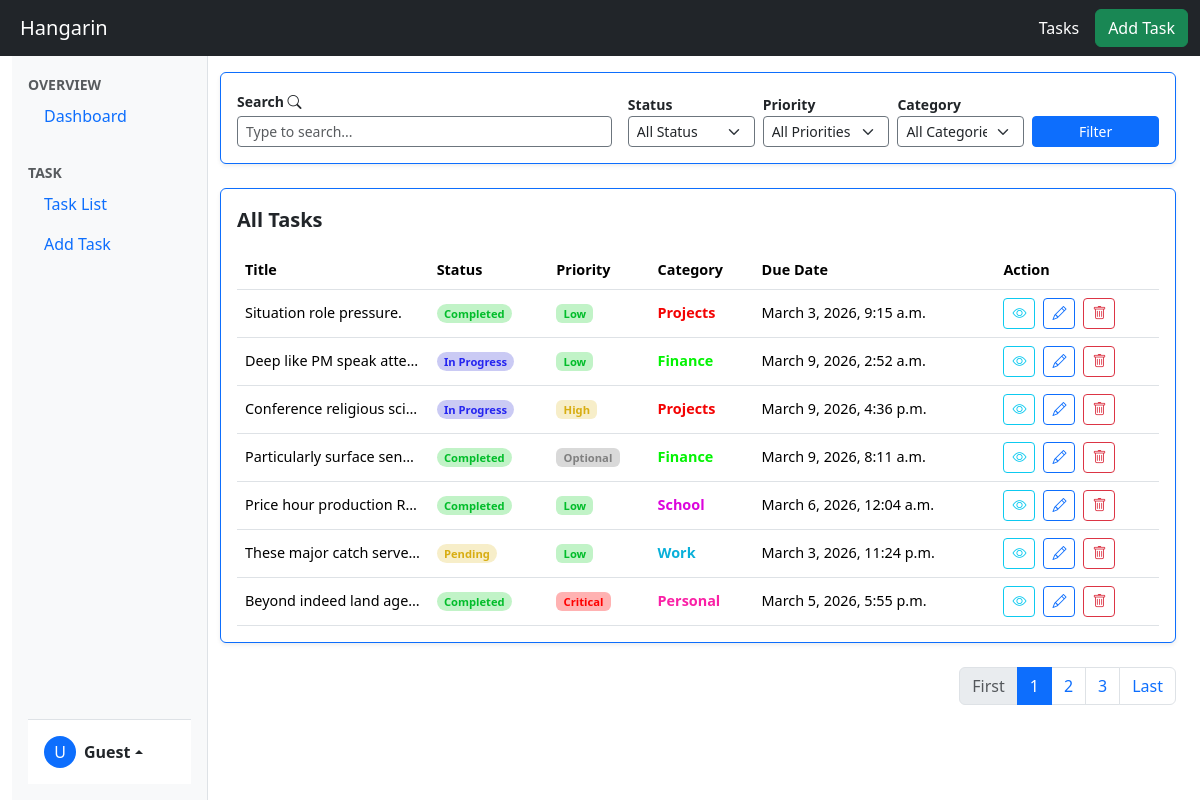
Page /taskList on the committed database.
### Hangarin/models.py (models this page shows, shortened)
class BaseModel(models.Model):
    created_at = models.DateTimeField(auto_now_add=True, db_index=True)
    updated_at = models.DateTimeField(auto_now=True)
    class Meta:
        abstract =True

class Task(BaseModel):
    title = models.CharField(max_length=200)
    description = models.CharField(max_length=500)
    deadline = models.DateTimeField(default=timezone.now)
    status = models.CharField(
        max_length=50,
        choices=[
        ("Pending", "Pending"),
        ("In Progress ", "In Progress"),
        ("Completed", "Completed"),
        ],
        default="Pending"
    )
    category = models.ForeignKey(Category, on_delete=models.CASCADE)
    priority = models.ForeignKey(Priority, on_delete=models.CASCADE)

class Priority(BaseModel):
    name = models.CharField(max_length=50)
    class Meta:
        verbose_name = "Priority"
        verbose_name_plural = "Priorities"
    def __str__(self):
        return self.name

class Category(BaseModel):
    name = models.CharField(max_length=50)
    class Meta:
        verbose_name = "Category"
        verbose_name_plural = "Categories"
    def __str__(self):
        return self.name

### Hangarin/views.py (the view)
# urls.py: path('taskList', TaskListView.as_view(), name='taskList'),
class TaskListView(ListView):
    model = Task
    template_name = 'taskList.html'
    context_object_name = 'taskList'
    paginate_by = 7
    def get_queryset(self):
        qs = super().get_queryset()
        query = self.request.GET.get('q')
        p_val = self.request.GET.get('priority')
        c_val = self.request.GET.get('category')
        s_val = self.request.GET.get('status')
        if query:
            qs = qs.filter(title__icontains=query)
        if p_val and p_val != "All":
            qs = qs.filter(priority__name__iexact=p_val)
        if c_val and c_val != "All":
            qs = qs.filter(category__name__iexact=c_val)
        if s_val and s_val != "All":
            qs = qs.filter(status__iexact=s_val)
        return qs
    def get_context_data(self, **kwargs):
        context = super().get_context_data(**kwargs)
        context["model"] = "Tasks"
        return context

### Hangarin/templates/taskList.html (shortened to what this page needs)
{% extends 'base.html' %}
{% load static %}
{% block content %}
<div class="container-fluid py-3">
    <div class="card p-3 shadow-sm border-top border-bottom border-start border-primary">
        <form action="" method="get">
            <div class="row g-3 align-items-end">
                <div class="col-12 col-lg-5">
                    <label for="searchbar" class="fw-bold mb-1 small">Search <i class="bi bi-search"></i></label>
                    <input type="text" name="q" value="{{ request.GET.q }}" class="form-control border-secondary form-control-sm" id="searchbar" placeholder="Type to search...">
                </div>
                <div class="col-12 col-lg-7">
                    <div class="row g-2 align-items-end justify-content-end">
                        <div class="col-6 col-md-3">
                            <label for="status" class="small fw-bold">Status</label>
                            <select name="status" id="status" class="form-select form-select-sm border-secondary">
                                <option value="">All Status</option>
                            </select>
                        </div>
                        <div class="col-6 col-md-3">
                            <label for="priority" class="small fw-bold">Priority</label>
                            <select name="priority" id="priority" class="form-select form-select-sm border-secondary">
                                <option value="">All Priorities</option>
                            </select>
                        </div>
                        <div class="col-6 col-md-3">
                            <label for="category" class="small fw-bold">Category</label>
                            <select name="category" id="category" class="form-select form-select-sm border-secondary">
                                <option value="">All Categories</option>
                            </select>
                        </div>
                        <div class="col-6 col-md-3">
                            <button type="submit" class="btn btn-primary btn-sm w-100">Filter</button>
                        </div>
                    </div>
                </div>
            </div>
        </form>
    </div>
    <div class="card p-3 mt-4 shadow-sm border-top border-bottom border-start border-primary">
        <div class="row">
            <div class="col-12">
                <p class="fw-bold fs-5 fs-sm-6">All Tasks</p>
            </div>
            <div class="table-responsive-custom">
                <table class="table table-hover mb-0">
                    <thead>
                        <tr>
                            <th scope="col">Title</th>
                            <th scope="col">Status</th>
                            <th scope="col">Priority</th>
                            <th scope="col">Category</th>
                            <th scope="col">Due Date</th>
                            <th scope="col">Action</th>
                        </tr>
                    </thead>
                    <tbody>
                        {% for object in object_list %}
                        <tr>
                            <td class="text-truncate" style="max-width: 150px;">{{ object.title }}</td>
                            <td><span class="badge rounded-pill
                                    {% if object.status == 'Pending' %}status-pending
                                    {% elif object.status == 'In Progress ' %}status-ongoing
                                    {% elif object.status == 'Completed' %}status-completed
                                    {% endif %}" style="font-size: 0.7rem;">{{ object.status }}</span></td>
                            <td><span class="badge
                                    {% if object.priority.name == 'Low' %}status-completed
                                    {% elif object.priority.name == 'Medium' %}status-ongoing
                                    {% elif object.priority.name == 'High' %}status-pending
                                    {% elif object.priority.name == 'Optional' %}priority-optional
                                    {% elif object.priority.name == 'Critical' %}priority-critical
                                    {% endif %}" style="font-size: 0.7rem;">
                                {{ object.priority }}
                            </span></td>
                            <td><span class="fw-bold
                                    {% if object.category.name == 'School' %}category-purple
                                    {% elif object.category.name == 'Projects' %}category-red
                                    {% elif object.category.name == 'Personal' %}category-pink
                                    {% elif object.category.name == 'Work' %}category-darkPurple
                                    {% elif object.category.name == 'Finance' %}category-green
                                    {% endif %}">
                            {{ object.category }}</span></td>
                            <td class="text-nowrap">{{ object.deadline }}</td>
                            <td class="text-nowrap">
                                <div class="d-flex gap-2">
                                    <a href="{% url 'taskDetails' object.pk %}" class="btn btn-sm btn-outline-info" title="View">
                                        <i class="bi bi-eye"></i>
                                    </a>
                                    <a href="{% url 'taskUpdate' object.pk %}" class="btn btn-sm btn-outline-primary" title="Edit">
                                        <i class="bi bi-pencil"></i>
                                    </a>
                                    <a href="{% url 'taskDelete' object.pk %}" class="btn btn-sm btn-outline-danger" title="Delete">
                                        <i class="bi bi-trash"></i>
                                    </a>
                                </div>
                            </td>
                        </tr>
                        {% empty %}
                        <tr>
                            <td colspan="5" class="text-center text-muted py-4">No tasks found.</td>
                        </tr>
                        {% endfor %}
                    </tbody>
                </table>
            </div>
        </div>
    </div>
    {% include 'includes/pagination.html' %}
</div>
{% endblock %}

### Hangarin/static/css/stylesheet.css (style rules this page uses)
.table th, .table td { font-size: clamp(0.75rem, 0.8vw + 0.4rem, 0.9rem); vertical-align: middle; }
.table-responsive-custom { overflow-x: auto; -webkit-overflow-scrolling: touch; }
.status-pending { background-color: rgba(228, 200, 77, 0.3); color: #d8ad12 !important; }
.status-ongoing { background-color: rgba(79, 79, 218, 0.3); color: rgb(37, 37, 240) !important; }
.status-completed { background-color: rgba(50, 215, 69, 0.3); color:rgb(2, 189, 42) !important; }
.priority-optional { background-color: rgba(128, 128, 128, 0.3); color: rgb(128, 128, 128) !important; }
.priority-critical { background-color: rgba(255, 0, 0, 0.3); color: rgb(255, 0, 0) !important; }
.category-purple { color: rgb(220, 5, 220) !important; }
.category-red { color: rgb(243, 3, 3) !important; }
.category-green { color: rgb(3, 243, 3) !important; }
.category-pink { color: rgb(250, 33, 166) !important; }
.category-darkPurple { color: rgb(9, 176, 218) !important; }
@media (min-width: 992px) { body { overflow-y: hidden; } }

### rows in the picture
Task: title "Situation role pressure.", status "Completed", priority "Low", category "Projects", deadline "March 3, 2026, 9:15 a.m."
Task: title "Deep like PM speak atte…", status "In Progress", priority "Low", category "Finance", deadline "March 9, 2026, 2:52 a.m."
Task: title "Conference religious sci…", status "In Progress", priority "High", category "Projects", deadline "March 9, 2026, 4:36 p.m."
Task: title "Particularly surface sen…", status "Completed", priority "Optional", category "Finance", deadline "March 9, 2026, 8:11 a.m."
Task: title "Price hour production R…", status "Completed", priority "Low", category "School", deadline "March 6, 2026, 12:04 a.m."
Task: title "These major catch serve…", status "Pending", priority "Low", category "Work", deadline "March 3, 2026, 11:24 p.m."
Task: title "Beyond indeed land age…", status "Completed", priority "Critical", category "Personal", deadline "March 5, 2026, 5:55 p.m."

### other values in the picture
{{ model }} "Tasks"
{{ user.username|slice:":1"|upper|default:"U" }} "U"
{{ user.username|default:"Guest" }} "Guest"
{{ page_num }} "1"
{{ page_num }} "2" "3"
